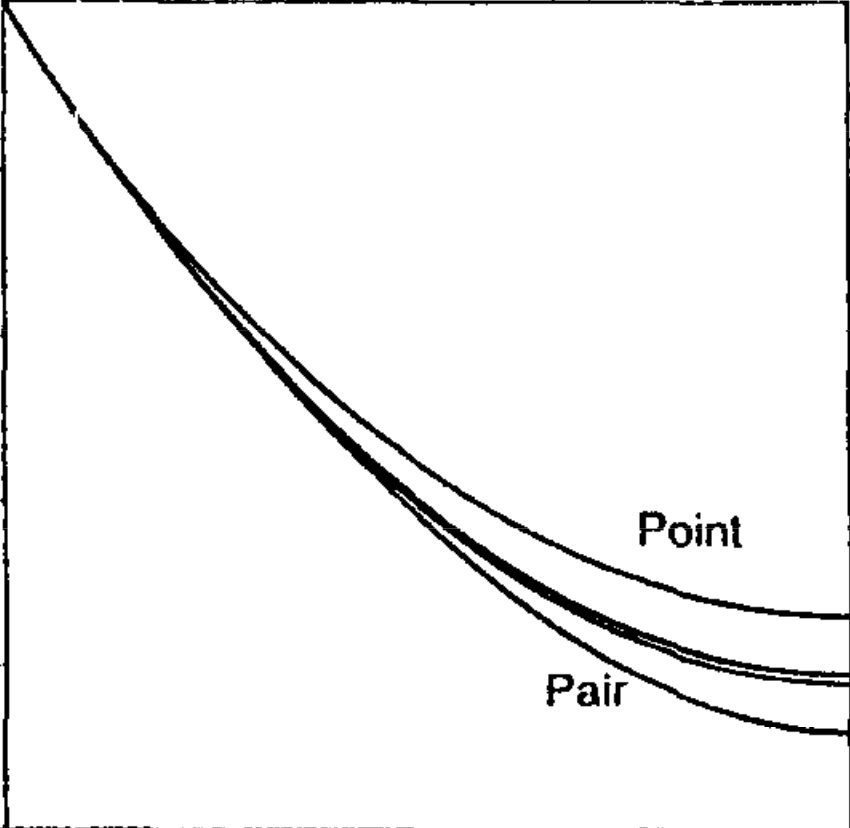
#> input picture source/old_source/figures/Oates_1996_Fig_1.png, 850 x 828 px
$ python Oates_1996.py
#> lines starting #> are read from the running program, lines starting #| are printed output that depends on the picture
### source/old_source/models/csasolutionmodel.py
import numpy as np
from numpy.linalg import pinv, lstsq, solve
from scipy.optimize import root, linprog, minimize, LinearConstraint
import itertools
from sympy import Matrix

R = 8.31446


def logish(x, eps=1.e-5):
    """
    2nd order series expansion of log(x) about eps:
    log(eps) - sum_k=1^infty (f_eps)^k / k
    Prevents infinities at x=0
    """
    f_eps = 1. - x/eps
    mask = x > eps
    ln = np.where(x <= eps, np.log(eps) - f_eps - f_eps*f_eps/2., 0.)
    ln[mask] = np.log(x[mask])
    return ln


# [9 lines left out: function inverseish, not called in this run]


class CSAModel(object):
    """
    This is the base class for all Cluster/Site Approximation models
    """

    def __init__(self, cluster_energies, gamma, site_species,
                 compositional_interactions=None):

        self.n_sites = len(cluster_energies.shape)
        self.species_per_site = np.array(cluster_energies.shape)
        self.site_start_indices = (np.cumsum(self.species_per_site)
                                   - self.species_per_site[0])
        self.site_index_tuples = np.array([self.site_start_indices,
                                           self.species_per_site]).T
        self.n_site_species = np.sum(self.species_per_site)

        if not len(site_species) == len(self.species_per_site):
            raise Exception('site_species must be a list of lists, '
                            'each second level list containing the number '
                            'of species on each site.')

        if not all([len(s) == self.species_per_site[i]
                    for i, s in enumerate(site_species)]):
            raise Exception('site_species must have the correct '
                            'number of species on each site')
        self.site_species = site_species

        self.site_species_flat = [species for site in site_species
                                  for species in site]
        self.n_clusters = len(self.site_species_flat)

        self.components = sorted(list(set(self.site_species_flat)))
        self.n_components = len(self.components)

        if compositional_interactions is None:
            compositional_interactions = np.zeros((self.n_components,
                                                   self.n_components))

        # Make correlation matrix between composition and site species
        self.site_species_compositions = np.zeros((len(self.site_species_flat),
                                                   len(self.components)),
                                                  dtype='int')
        for i, ss in enumerate(self.site_species_flat):
            self.site_species_compositions[i, self.components.index(ss)] = 1

        clusters = itertools.product(*[np.identity(n_species, dtype='int')
                                       for n_species
                                       in cluster_energies.shape])

        self.cluster_energies = cluster_energies
        self.cluster_energies_flat = cluster_energies.flatten()

        self.cluster_occupancies = np.array([np.hstack(cl) for cl in clusters])

        self.cluster_compositions = np.einsum('ij, jk->ik',
                                              self.cluster_occupancies,
                                              self.site_species_compositions)

        self.pivots = list(sorted(set([list(c).index(1)
                                       for c in self.cluster_occupancies.T])))
        self.n_ind = len(self.pivots)

        ind_cl_occs = np.array([self.cluster_occupancies[p]
                                for p in self.pivots], dtype='int')
        ind_cl_comps = np.array([self.cluster_compositions[p]
                                 for p in self.pivots],  dtype='int')
        self.independent_cluster_occupancies = ind_cl_occs
        self.independent_cluster_compositions = ind_cl_comps

        self.independent_interactions = np.einsum('ij, lk, jk->il',
                                                  ind_cl_comps, ind_cl_comps,
                                                  compositional_interactions)

        null = Matrix(self.independent_cluster_compositions.T).nullspace()
        rxn_matrix = np.array([np.array(v).T[0] for v in null])
        self.isochemical_reactions = rxn_matrix
        self.n_reactions = len(rxn_matrix)

        self._ps_to_p_ind = pinv(self.independent_cluster_occupancies.T)

        self.A_ind = lstsq(self.independent_cluster_occupancies.T,
                           self.cluster_occupancies.T,
                           rcond=None)[0].round(decimals=10).T

        self._AA = np.einsum('ik, ij -> ijk', self.A_ind, self.A_ind)
        self._AAA = np.einsum('il, ik, ij -> ijkl',
                              self.A_ind, self.A_ind, self.A_ind)

        self.gamma = gamma

        np.random.seed(seed=19)
        std = np.std(self.cluster_energies_flat)
        delta = np.random.rand(len(self.cluster_energies_flat))*std*1.e-10
        self._delta_cluster_energies = delta

    def set_state(self, temperature):
        self.temperature = temperature
        self.equilibrated_clusters = False

    def set_composition_from_p_ind(self, p_ind):
        self.p_ind = p_ind.astype('float64')
        self.p_s = self.independent_cluster_occupancies.T.dot(self.p_ind)
        self.ln_p_s = logish(self.p_s)
        self._ideal_c = logish(self._independent_ideal_cluster_proportions())
        self.equilibrated_clusters = False

    def set_composition_from_p_s(self, p_s):
        p_ind = self._ps_to_p_ind.dot(p_s)
        self.set_composition_from_p_ind(p_ind)

    # [142 lines left out: functions compositional_array, ground_state_cluster_proportions_from_composition, maximum_entropy_cluster_proportions_from_composition, equilibrate, not called in this run]

    def _independent_ideal_cluster_proportions(self):
        occs = np.einsum('ij, j->ij', self.independent_cluster_occupancies,
                         self.p_s)
        return np.prod([np.sum(occs[:, i:i+n_species], axis=1)
                        for i, n_species in self.site_index_tuples],
                       axis=0)

    # [31 lines left out: functions _ideal_cluster_proportions, _ground_state_cluster_proportions, not called in this run]

    @property
    def ideal_cluster_proportions(self):
        return self._ideal_cluster_proportions(self.p_s)

    @property
    def ground_state_cluster_proportions(self):
        return self._ground_state_cluster_proportions(self.p_ind)

    def _cluster_proportions(self, c, temperature):
        lnval = (self.A_ind.dot(c)
                 - self.cluster_energies_flat / (self.gamma * R * temperature))
        return np.exp(np.where(lnval > 100, 100., lnval))

    def set_cluster_proportions(self):
        cf = self._cluster_proportions(self.c, self.temperature)
        self.cluster_proportions_flat = cf
        self.ln_cluster_proportions_flat = logish(cf)

        self.cluster_proportions = cf.reshape(self.species_per_site)
        self.ln_cluster_proportions = logish(self.cluster_proportions)

    def delta_proportions(self, c, temperature):
        p_cl = self._cluster_proportions(c, temperature)
        deltas = self.p_ind - self.A_ind.T.dot(p_cl)
        jac = -np.einsum('ijk, i -> kj', self._AA, p_cl)
        return deltas, jac

    def equilibrate_clusters(self):
        if np.max(self._ideal_c) > -1.e-10:  # pure endmember
            self.c = self._ideal_c
        else:  # Try the ideal cluster proportions
            sol = root(self.delta_proportions, self._ideal_c, jac=True,
                       args=(self.temperature),
                       method='lm', options={'ftol': 1.e-16})

            # print('ideal', self._ideal_c)
            if np.max(np.abs(sol.fun)) < 1.e-8:
                self.c = sol.x
            else:  # Try near-fully ordered cluster proportions

                p_cl_ord = self.ground_state_cluster_proportions
                p_cl_disord = self.ideal_cluster_proportions
                p_cl_near_ord = 0.05 * p_cl_disord + 0.95 * p_cl_ord
                near_ord_c = (logish(p_cl_near_ord[self.pivots])
                              + (self.cluster_energies_flat[self.pivots]
                                 / (self.temperature * R)))

                sol = root(self.delta_proportions, near_ord_c, jac=True,
                           args=(self.temperature),
                           method='lm', options={'ftol': 1.e-16})

                if np.max(np.abs(sol.fun)) < 1.e-8:
                    self.c = sol.x
                else:
                    # try to anneal
                    T = 10000.
                    n_steps = 4
                    good = True
                    while T > self.temperature + 0.1 or not good:
                        T_steps = np.logspace(np.log10(T),
                                              np.log10(self.temperature),
                                              n_steps)

                        guess_c = self._ideal_c
                        for i, T in enumerate(T_steps):
                            sol = root(self.delta_proportions, guess_c,
                                       args=(T), jac=True,
                                       method='lm', tol=1.e-10,
                                       options={'ftol': 1.e-16})

                            if np.max(np.abs(sol.fun)) < 1.e-10:
                                guess_c = sol.x
                                good = True

                            else:
                                n_steps *= 2

                                if n_steps > 100:
                                    print(sol)
                                    print(self._cluster_proportions(sol.x, T_steps[-1]))
                                    raise Exception('Clusters could not be '
                                                    'equilibrated, '
                                                    'even with annealing')
                                T = T_steps[i-1]
                                good = False
                                break

                    self.c = sol.x

        self.equilibrated_clusters = True
        self.set_cluster_proportions()

    def _inv_J(self):
        return np.einsum('ijk, i -> kj', self._AA,
                         self.cluster_proportions_flat)

    # [46 lines left out: functions _dpcl_dp_ind, _d2pcl_dp_ind_dp_ind, non_ideal_hessian, non_ideal_potentials, not called in this run]

    def non_ideal_energy(self):
        return np.einsum('i, j, ij',
                         self.p_ind, self.p_ind, self.independent_interactions)

    # [99 lines left out: functions check_equilibrium, hessian_entropy, partial_molar_entropies, molar_entropy, hessian_helmholtz, molar_chemical_potentials and 2 more, not called in this run]

### source/old_source/Oates_1996.py
import numpy as np
from models.csasolutionmodel import CSAModel, R
import matplotlib.image as mpimg
import matplotlib.pyplot as plt
from scipy.optimize import minimize


def binary_cluster_energies(wAB):
    """
    Indices:
    0 = A
    1 = B

    Cluster pairs:
    AAAA = 0
    AAAB = 3 A-B pairs
    AABB = 4 A-B pairs
    ABBB = 3 A-B pairs
    BBBB = 0

    See Zhang et al., 2003
    """
    u = np.zeros((2, 2, 2, 2))
    u[1, 1, 1, 1] = 0.

    u[0, 1, 1, 1] = 3.*wAB
    u[1, 0, 1, 1] = 3.*wAB
    u[1, 1, 0, 1] = 3.*wAB
    u[1, 1, 1, 0] = 3.*wAB

    u[0, 0, 1, 1] = 4.*wAB
    u[0, 1, 0, 1] = 4.*wAB
    u[0, 1, 1, 0] = 4.*wAB
    u[1, 0, 0, 1] = 4.*wAB
    u[1, 0, 1, 0] = 4.*wAB
    u[1, 1, 0, 0] = 4.*wAB

    u[0, 0, 0, 1] = 3.*wAB
    u[0, 0, 1, 0] = 3.*wAB
    u[0, 1, 0, 0] = 3.*wAB
    u[1, 0, 0, 0] = 3.*wAB

    u[0, 0, 0, 0] = 0.
    return u


def ternary_cluster_energies(wAB):
    """
    Indices:
    0 = A
    1 = B

    Cluster pairs:
    AAAA = 0 -> all the same

    AAAB = 3 A-B pairs -> 2 types, one different

    AABB = 4 A-B pairs -> 2 types, 2:2

    AABC = 1 B-C pair, 2 A-B pairs, 2 B-C pairs -> 3 types

    See Zhang et al., 2003
    """
    u = np.zeros((3, 3, 3, 3))

    for indices, v in np.ndenumerate(u):

        if len(set(indices)) == 1:
            u[indices] = 0.
        elif len(set(indices)) == 3:
            u[indices] = 5.*wAB
        elif any(indices.count(x) == 1 for x in list(set(indices))):
            u[indices] = 3.*wAB
        else:
            u[indices] = 4.*wAB

    return u


def minimize_energy(T, p_A, ss):
    def energy(args, T, p_A, ss):
        A1, A2, A3 = args
        A4 = 4.*p_A - (A1 + A2 + A3)
        # independent clusters are AAAA, AAAB, AABA, ABAA, BAAA

        ss.set_state(T)
        ss.set_composition_from_p_s(np.array([1.-A1, 0.+A1,
                                              1.-A2, 0.+A2,
                                              1.-A3, 0.+A3,
                                              1.-A4, 0.+A4]))

        ss.equilibrate_clusters()
        return ss.molar_gibbs

    return minimize(energy, [1.*p_A, 1.*p_A, 1.*p_A], args=(T, p_A, ss))


"""
Figure 1 from Oates et al. (1996)
wAB/RT = -1
"""

fig1 = mpimg.imread('figures/Oates_1996_Fig_1.png')
#> fig1 is the input picture: shape (828, 850, 4) float32; mean R, G, B, A 0.958, 0.958, 0.958, 1
fig2 = mpimg.imread('figures/Oates_1996_Fig_2.png')
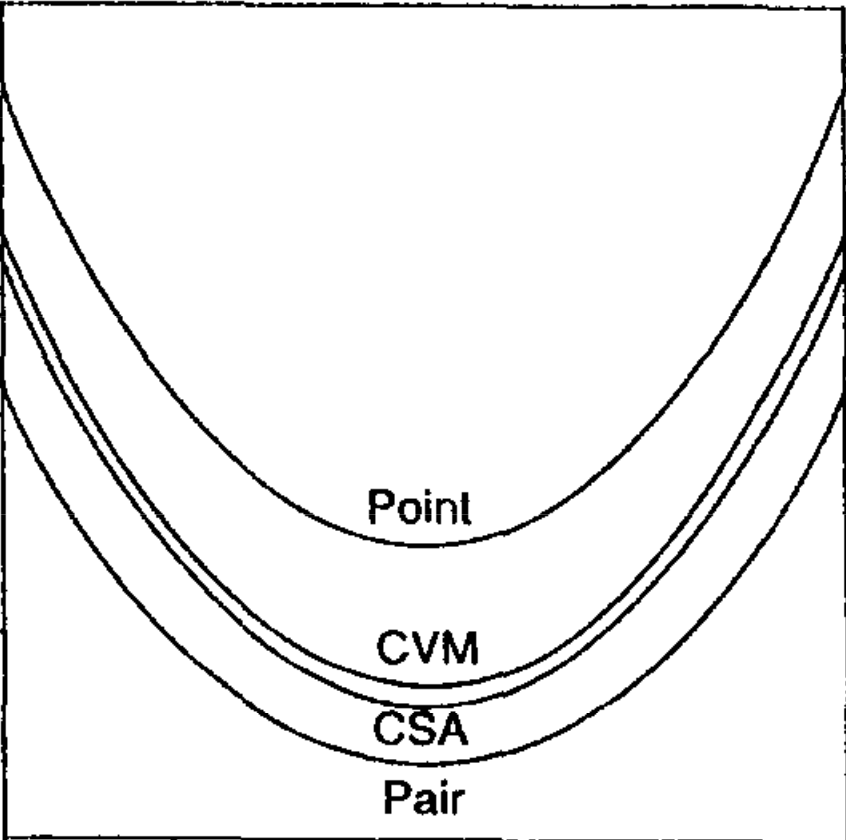
#> input picture source/old_source/figures/Oates_1996_Fig_2.png, 846 x 840 px
#> fig2 is the input picture: shape (840, 846, 4) float32; mean R, G, B, A 0.943, 0.943, 0.943, 1
fig3 = mpimg.imread('figures/Oates_1996_Fig_3.png')
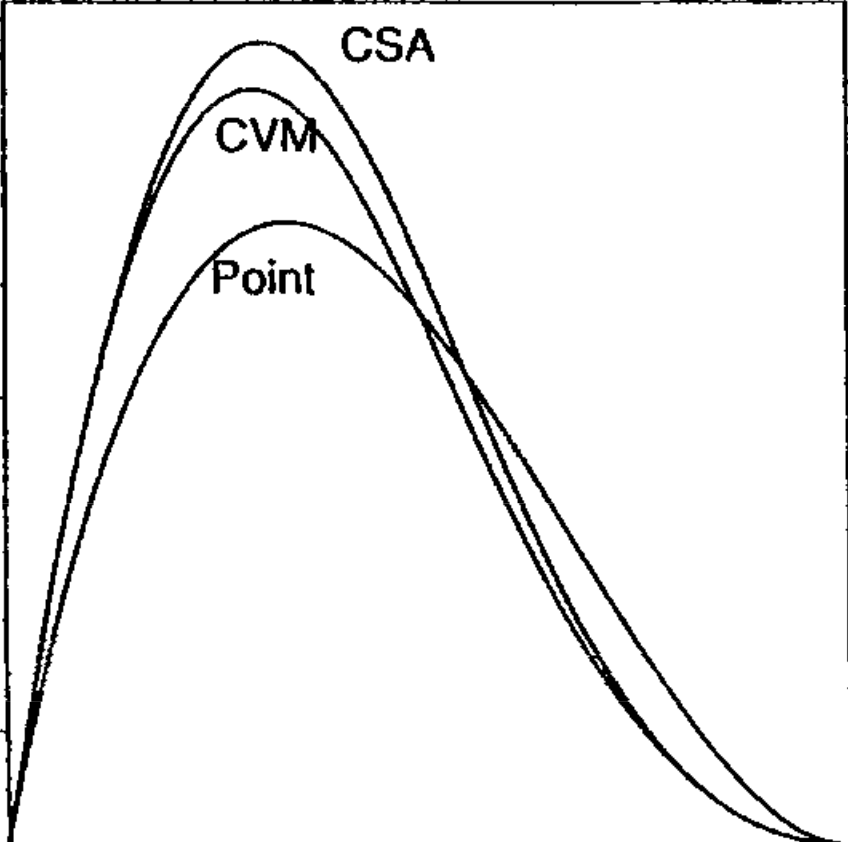
#> input picture source/old_source/figures/Oates_1996_Fig_3.png, 848 x 842 px
#> fig3 is the input picture: shape (842, 848, 4) float32; mean R, G, B, A 0.952, 0.952, 0.952, 1

fig = plt.figure(figsize=(8, 12))
ax = [fig.add_subplot(2, 2, i) for i in range(1, 5)]

ax[0].imshow(fig1, extent=[0.0, 0.5, -5, 0.], aspect='auto')
ax[1].imshow(fig2, extent=[0.0, 0.5, -5.5, -3.5], aspect='auto')
ax[2].imshow(fig3, extent=[0.0, 0.5, 0, 0.15], aspect='auto')


wAB = -1.*R
T = 1.
p_As = np.linspace(0.001, 0.5, 101)
Es = np.empty_like(p_As)

ss = CSAModel(cluster_energies=binary_cluster_energies(wAB),
              gamma=1.,
              site_species=[['A', 'B'], ['A', 'B'],
                            ['A', 'B'], ['A', 'B']])

for i, p_A in enumerate(p_As):
    print(p_A)
#> (the run stopped early here; a loop or call above may not have finished)
